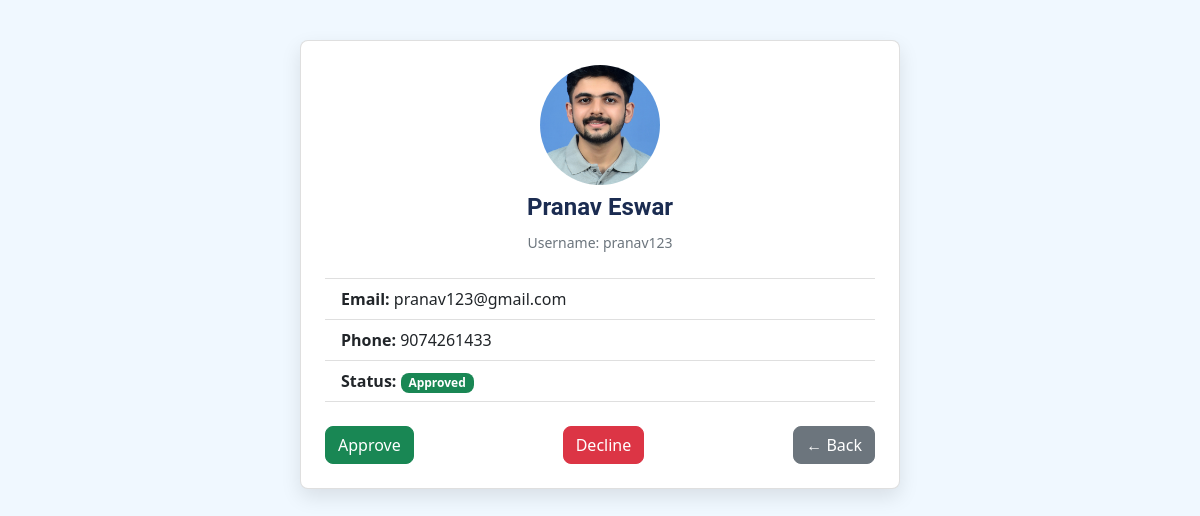
Page /user/view_enquiry.php?id=1 (signed in) on the committed database.
### tables this page shows
CREATE TABLE `venquiry` (
  `id` int(11) NOT NULL,
  `name` varchar(100) NOT NULL,
  `username` varchar(100) NOT NULL,
  `password` varchar(255) NOT NULL,
  `confirm_password` varchar(255) NOT NULL,
  `email` varchar(100) DEFAULT NULL,
  `phone` varchar(20) DEFAULT NULL,
  `photo` varchar(255) DEFAULT NULL,
  `status` enum('pending','approved','declined') DEFAULT 'pending',
  `created_at` timestamp NOT NULL DEFAULT current_timestamp()
);

### user/view_enquiry.php (the view, shortened to what this page needs)
<?php
include __DIR__ . '/../config/db.php';
$id = $_GET['id'] ?? '';
$stmt = $conn->prepare("SELECT * FROM venquiry WHERE id = ?");
$stmt->bind_param("i", $id);
$stmt->execute();
$result = $stmt->get_result();
$enquiry = $result->fetch_assoc();
$photoPath = "../assets/images/" . ($enquiry['photo'] ?? 'default.jpg');
?>
<!DOCTYPE html>
<html lang="en">
<head>
  <link rel="stylesheet" href="../assets/css/bootstrap.min.css">
</head>
<body>
<div class="card p-4">
  <div class="text-center mb-4">
    <img src="<?= htmlspecialchars($photoPath) ?>" class="avatar mb-2" alt="Photo">
    <h4><?= htmlspecialchars($enquiry['name']) ?></h4>
    <small class="text-muted">Username: <?= htmlspecialchars($enquiry['username']) ?></small>
  </div>
  <ul class="list-group list-group-flush">
    <li class="list-group-item"><strong>Email:</strong> <?= htmlspecialchars($enquiry['email']) ?></li>
    <li class="list-group-item"><strong>Phone:</strong> <?= htmlspecialchars($enquiry['phone']) ?></li>
    <li class="list-group-item"><strong>Status:</strong>
      <span class="badge bg-<?= $enquiry['status'] === 'pending' ? 'warning text-dark' : ($enquiry['status'] === 'approved' ? 'success' : 'danger') ?>">
        <?= ucfirst($enquiry['status']) ?>
      </span>
    </li>
  </ul>
  <div class="d-flex justify-content-between mt-4">
    <a href="approve_volunteer.php?id=<?= $enquiry['id'] ?>" class="btn btn-success">Approve</a>
    <a href="decline_volunteer.php?id=<?= $enquiry['id'] ?>" class="btn btn-danger">Decline</a>
    <a href="http://localhost/ReliefLink/user/admin/volunteers.php" class="btn btn-secondary">← Back</a>
  </div>
</div>
</body>
</html>

### user/view_enquiry.php (style rules this page uses)
body { background-color: #f0f8ff; font-family: 'Segoe UI', sans-serif; padding: 40px; }
.card { max-width: 600px; margin: auto; box-shadow: 0 8px 20px rgba(0,0,0,0.1); }
.avatar { width: 120px; height: 120px; border-radius: 50%; object-fit: cover; }

### rows in the picture
venquiry: photo (picture), name "Pranav Eswar", username "pranav123", email "pranav123@gmail.com", phone "9074261433", status "Approved"
